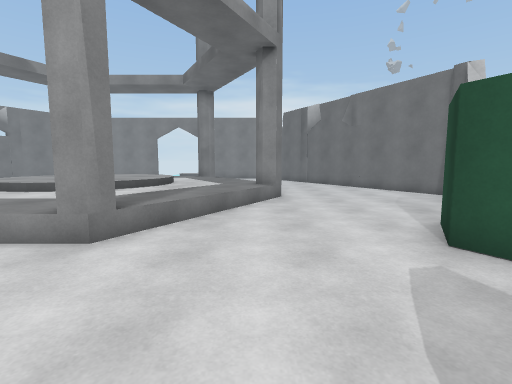
View 1 (above)

17 first-person views from a walk through a scene from a Unity 3-D project. The camera is 1.4 m above the floor, tilts 6° down and sees 85° across. The floor is counted in squares, 1.05 m on a side. Each view is taken from the middle of a square. On the plan, view 1 faces up. The plan holds only what a view shows up to about 13 squares ahead; the rest is blank. The place goes on beyond the plan. The player is left out. Surface patterns are stand-ins for the level's own textures.

View 2
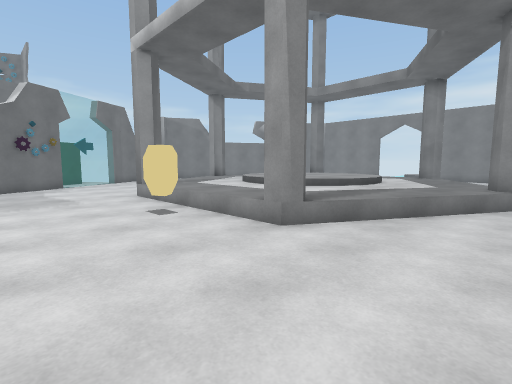

View 3
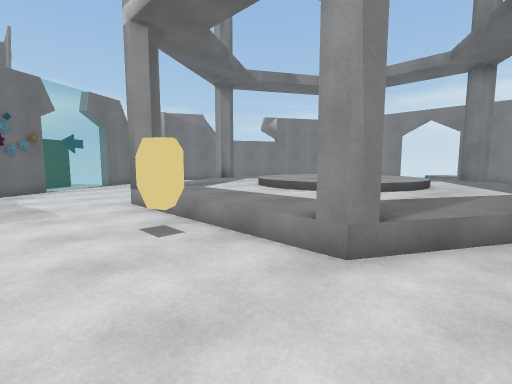

View 4
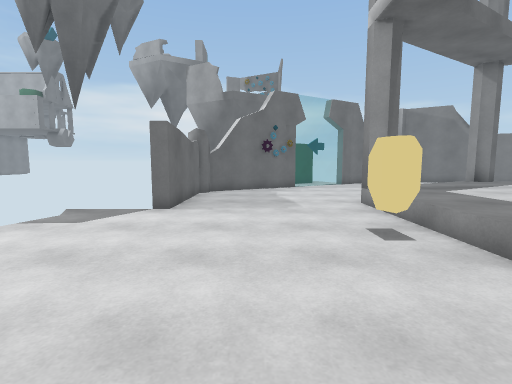

View 5
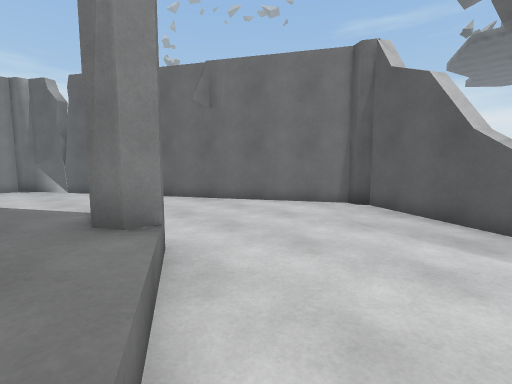

View 6
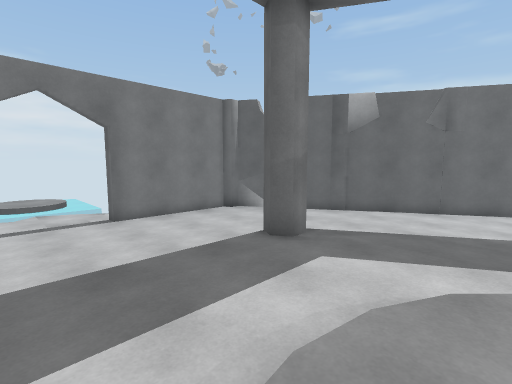

View 7
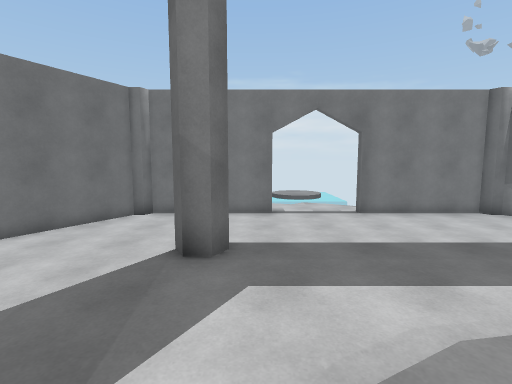

View 8
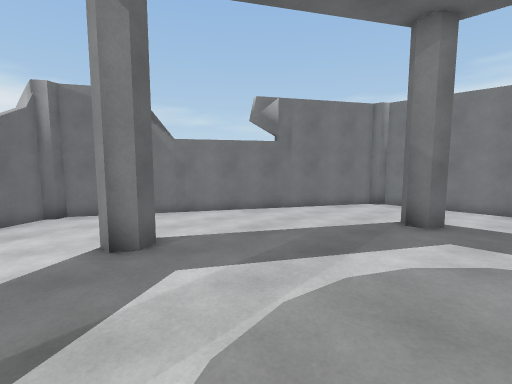

View 9
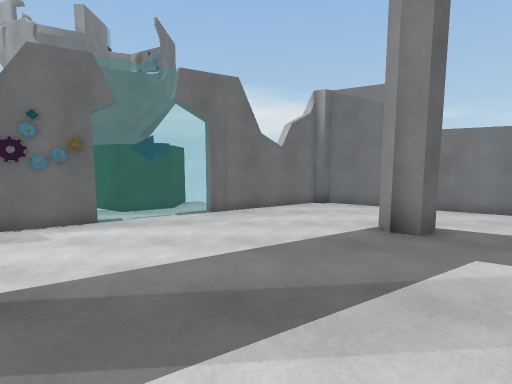

View 10
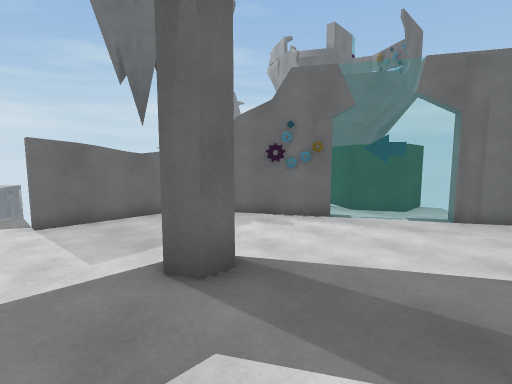

View 11
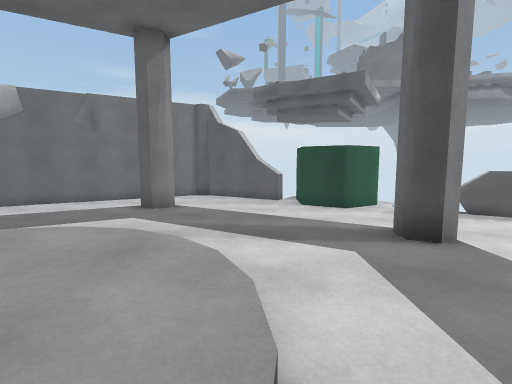

View 12
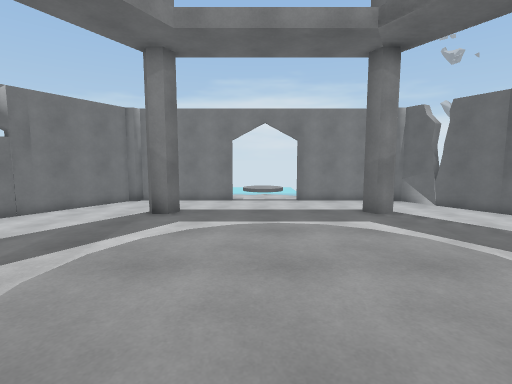

View 13
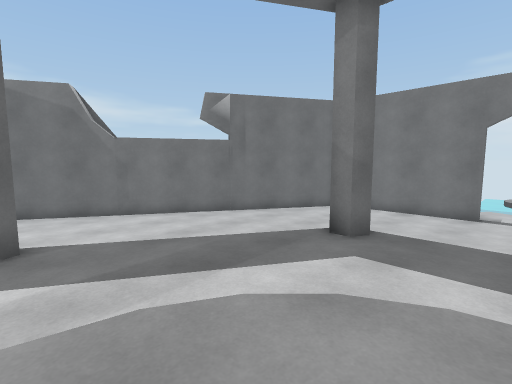

View 14
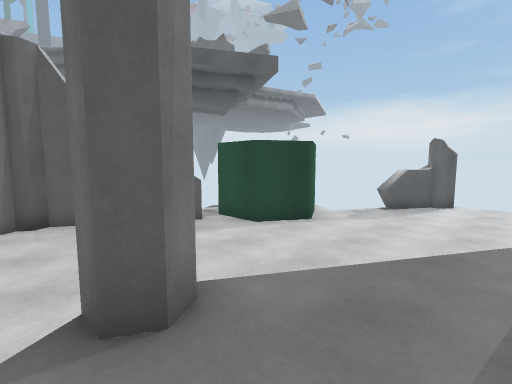

View 15
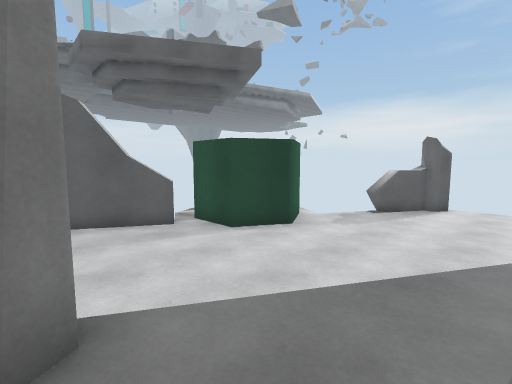

View 16
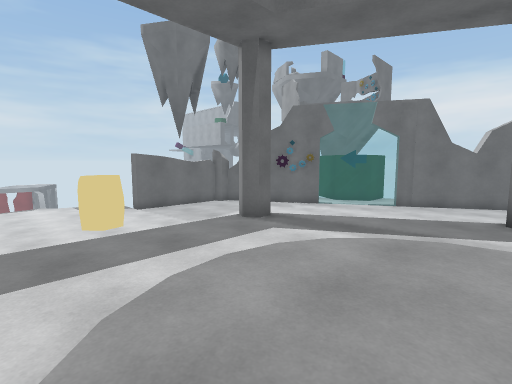

View 17
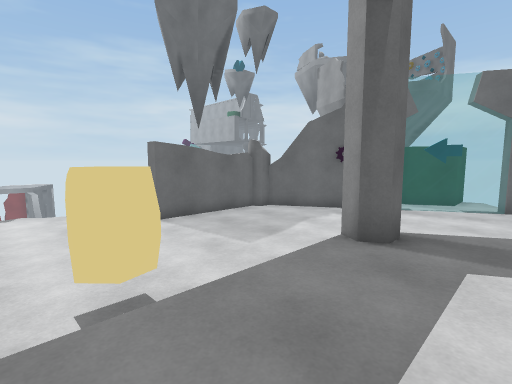

### Floor plan
Key: @ floor where view 1 was taken; # wall or solid block; x gap in a wall; . main floor; : floor 0.5 m higher than the main floor; + floor 0.75 m higher than the main floor; / step, stairs or slope; = window, fence, low wall or low ledge; v drop or lower ground; O other object.
Columns run from 21 left of view 1 to 8 right of it. Each row starts with its distance up from view 1.
 26              ...
 25              ....
 24        ######....######
 23       ##..............##
 22       #................#
 21      ##................##
 20      #..................#
 19     ##..................##
 18    ##......          ....##
 17    #.......#::::::#. .....#
 16   ##....../::::::::/  ....##
 15   #..... /::::::::::/ .....#
 14  ##..... /:::////:::/  ....##
 13  #....../:::/++++/:::/ .....#
 12 ##......::::++++++::::......##
 11 #......#::::++++++:::#.......#
 10 ##......::::++++++::::......##
  9  #....../:::/++++/:::/......#
  8  ##....../:::////:::/......##
  7   #....../::::::::::/......x
  6   #=....../::::::::/.....OOO
  5 OOO=.......#::::::#......O
  4   O==..........O........OO
  3   OO=#.........O.........O
  2   O. #...................
  1      ##................=
  0       #..............@.#
 -1       ##..............##
 -2        ######.....    #
 -3              ....
 -4               ...
 -5                vv

Positions as (right, up) in squares from view 1, and headings:
1: (0, 0), facing up
2: (1, 0), facing up-left
3: (-1, 1), facing up-left
4: (-1, 1), facing left
5: (-1, 7), facing up-right
6: (-8, 13), facing up-right
7: (-9, 12), facing up
8: (-8, 9), facing up-left
9: (-8, 8), facing left
10: (-8, 8), facing down-left
11: (-8, 8), facing right
12: (-7, 8), facing up
13: (-7, 11), facing up-left
14: (-2, 12), facing down-right
15: (-2, 11), facing down-right
16: (-4, 11), facing down-left
17: (-5, 7), facing down-left
